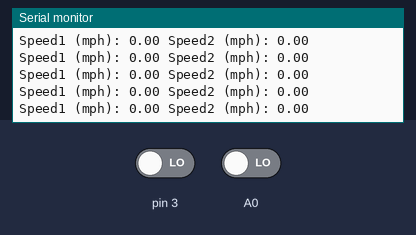
The sketch below on a simulated Arduino Uno, built with avr-gcc and run on an emulated ATmega328P. On the bench: the last lines printed to the serial monitor. The test bench sets the inputs (shaded band); at power-on: pin 3 LOW, A0 LOW.

Above: at 1.2 s.
1.3 s: pin 3 driven HIGH
At 1.9 s:
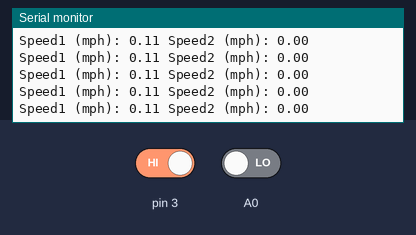
4.3 s: A0 driven HIGH
At 5.0 s:
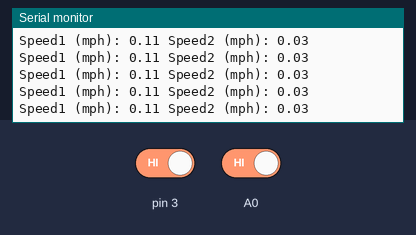

The sketch:

Hall_Sensor.ino
```cpp
/*
  Title: Hall Effect Speed Calculation for ATmega328P
  Author: Matthew Shepherd ('19), Connor Monahan ('21)
  Description: This code calculated the speed of the car using the signal generated
    by the Hall effect sensor. Magnetic teeth on the car's wheels pass by the
    sensor, which generates a digital pulse signal. By calculating the difference
    between edges of this pulse, we can calculate the angular speed of the wheel, and
    therefore the car's velocity.
   This code calculates the velocity recorded by two sensors.
  Resources: http://ww1.microchip.com/downloads/en/DeviceDoc/doc8006.pdf
*/


const float milesPerTooth = 0.0000401624;
const float millisPerHour = 3600000;

volatile uint32_t lastEdge1 = 0, lastEdge2 = 0;
volatile float carSpeed1 = 0, carSpeed2 = 0;

/**
 * Interrupt reference:
 * attachInterrupt 2,3 (INT0, INT1) - hardware interrupts
 * PCICR / PCMSKn - pin change interrupts
 *  ISR(PCINT0_vect){} // for pins PCINT0-PCINT7   (PB0-PB7)
 *  ISR(PCINT1_vect){} // for pins PCINT8-PCINT14  (PC0-PC6)
 *  ISR(PCINT2_vect){} // for pins PCINT16-PCINT23 (PD0-PD7)
 */
void ISR_INT1();
void setup_hall_sensors();
void write_hall_sensors();

void setup() {
    Serial.begin(115200);
    setup_hall_sensors();
}

void loop() {
    write_hall_sensors();
}

void setup_hall_sensors() {
    Serial.println("Begin hall effect speed calculation");

    // enable hardware interrupt
    attachInterrupt(digitalPinToInterrupt(3), ISR_INT1, RISING);

    // enable pin change interrupt
    PCICR |= (1 << PCIE1);
    //choose pins for interrupt
    PCMSK1 = (1<<PCINT8) /* | (1<<PCINT9) */;
}

void write_hall_sensors() {
    // Write carSpeed over CAN or SPI
    Serial.print("Speed1 (mph): ");
    Serial.print(carSpeed1);
    Serial.print(" Speed2 (mph): ");
    Serial.print(carSpeed2);
    Serial.println();
}

// hardware interrupt subroutine (for interrupt pin INT1/3)
void ISR_INT1() {
    unsigned long currentEdge = millis();
    float teethPerMillis = 1.0/(float) (currentEdge - lastEdge1);
    carSpeed1 = milesPerTooth * teethPerMillis * millisPerHour;
    lastEdge1 = currentEdge;
}

//external interrupt subroutine (for interrupt pin A0/PCINT8)
ISR(PCINT1_vect)
{
    cli();
    if (digitalRead(A0) == HIGH) {
        unsigned long currentEdge = millis();
        float teethPerMillis = 1.0/(float) (currentEdge - lastEdge2);
        carSpeed2 = milesPerTooth * teethPerMillis * millisPerHour;
        lastEdge2 = currentEdge;
    }
    sei();
}
```

Measured:
- after the input at 1.3 s, the serial monitor: prints a new line at once (image 1)
- after the input at 4.3 s, the serial monitor: prints a new line at once (image 2)
